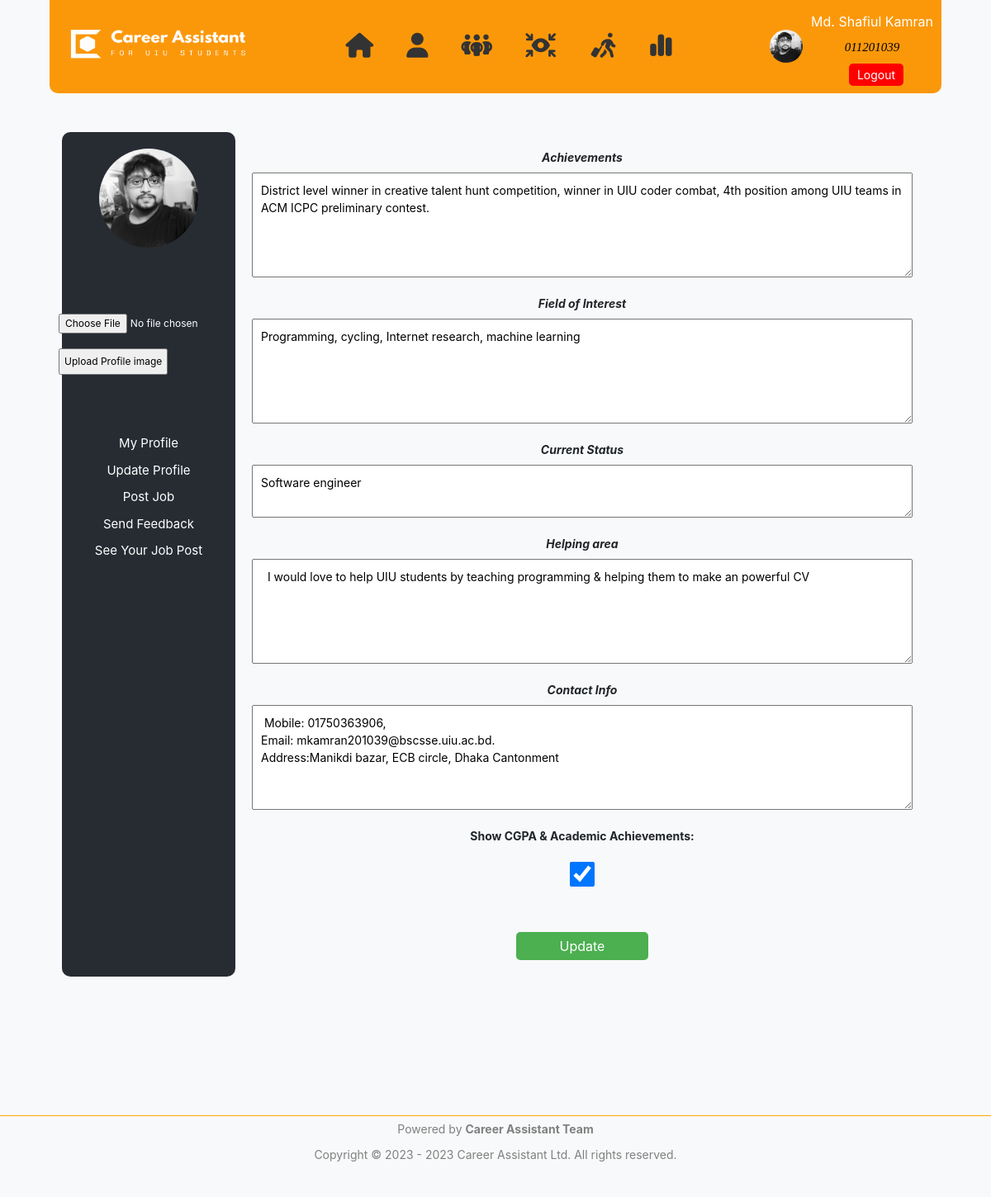
Page /dark_mode/update_profile.php (signed in) on the committed database.
### tables this page shows
CREATE TABLE `student` (
  `id` int(11) NOT NULL,
  `name` varchar(40) NOT NULL,
  `email` varchar(40) NOT NULL,
  `password` varchar(100) NOT NULL,
  `image` varchar(300) NOT NULL,
  `cgpa` double NOT NULL,
  `achievements` varchar(300) NOT NULL,
  `interest` varchar(300) NOT NULL,
  `current_status` varchar(100) NOT NULL,
  `helping_area` varchar(200) NOT NULL,
  `contact_info` varchar(200) NOT NULL,
  `student_id` varchar(9) NOT NULL,
  `batch` int(11) NOT NULL,
  `show_cgpa` int(11) NOT NULL
);

### dark_mode/update_profile.php (the view, shortened to what this page needs)
<!DOCTYPE html>
<html>
<link rel="stylesheet" href="https://cdn.jsdelivr.net/npm/bootstrap@4.3.1/dist/css/bootstrap.min.css">
<link rel="stylesheet" href="css/profile_page.css">
<link rel="stylesheet" href="css/header.css">
<head>
</head>
<body>
	<header class="header">
		<div class="logo"><img src="images/CAS_logo.png" height="80px" width="250px"></div>
		<div class="menu">
			<abbr title="Home"><a href="home.php"><i class="fas fa-home" style="font-size: 30px;"></i> </a></abbr>
			<abbr title="profile"><a href="profile.php"><i class="fas fa-user" style="font-size: 30px;"></i> </a></abbr>
			<abbr title="alumni"><a href="alumni.php"><i class="fa-solid fa-people-group" style="font-size: 30px;"></i> </a></abbr>
			<abbr title="Eligibility Check"><a href="eligibility.php"><i class="fa-solid fa-arrows-to-eye" style="font-size: 30px;"></i> </a></abbr>
			<abbr title="Job"><a href="job.php"><i class="fa-solid fa-person-walking-luggage" style="font-size: 30px;"></i> </a></abbr>
			<abbr title="Summary"><a href="summary.php"><i class="fa-sharp fa-solid fa-chart-simple" style="font-size: 30px;"></i> </a></abbr>
		</div>
		<div class="profile">
			<?php
				include ('includes/connect.php');
				$image="";
				$id=$_SESSION['id'];
						$sql = "SELECT * FROM student where student_id=$id";
						$result = mysqli_query($conn, $sql);
						while ($row = mysqli_fetch_assoc($result)) {
						$image= $row["image"];
						}
			?>
		    <img src="images/<?php echo $_SESSION['id']; ?>.png"   onerror="this.onerror=null; this.src='<?php echo $image;?>';"      alt="Profile Image">
			<div style="text-align:center;font-size:15px">
				<p>
					<?php
                      echo '<span style="font-size:16px;">'.$_SESSION['name'].'</span>';
					  echo "<br>";
					  $id=$_SESSION['id'];
					  echo '<i style="color:black;font-size:15px;font-family:calibri ;">'.
					        $id.' </i> ';
                   ?>
				</p>
				<a href="../controller/destroy.php" class="logout-btn">Logout</a>
			</div>
		</div>
	</header>
	<div class="container" >
	<div class="container_p">
		<div class="left-box" style="height:auto">
			<div class="profile-img">
			</div>
					   <form action="image_upload.php" method="POST" enctype="multipart/form-data" style="font-size:12px;padding-left:40px">
						    <input type="file" name="image" required style="padding-left:0%"><br><br>
							<input type="submit" style="padding:5px" value="Upload Profile image"><br><br><br><br><br>
						</form>
			<div class="links">
			    <a href="profile.php">My Profile</a>
				<a href="update_profile.php">Update Profile</a>
				<a href="job_post.php">Post Job </a>
				<a href="send_feedback.php">Send Feedback</a>
				<a href="your_job.php">See Your Job Post</a>
			</div>
		</div>
		<div class="right-box" style="font-size:14px;margin:0 auto">
						<?php
						include ('includes/connect.php');
				         $id=$_SESSION['id'];
						$sql = "SELECT * FROM student where student_id=$id";
						$result = mysqli_query($conn, $sql);
						while ($row = mysqli_fetch_assoc($result)) {
						  ?>
                            <form method="POST" action="../controller/profile_info_save.php?updateid=<?php echo $id ?>">
                            <div class="form-group" >
                              <label for="exampleInputEmail1"><i><b>Achievements</b></i></label><br>
                              <textarea id="m_feedback" style="padding: 10px;width:100%" rows="5" cols="90"  name='achievements' ><?php echo $row["achievements"]  ?></textarea><br>
                            </div>
                            <div class="form-group">
                              <label for="exampleInputEmail1"><i><b>Field of Interest</b></i></label><br>
                              <textarea padding="5px" style="padding: 10px;width:100%" id="m_feedback"  rows="5" cols="90"  name='interest' ><?php echo $row["interest"]  ?></textarea><br>
                            </div>
                            <div class="form-group">
                              <label for="exampleInputEmail1"><i><b>Current Status</b></i></label><br>
                              <textarea padding='5px' style="padding: 10px;width:100%" id="m_feedback" name="current_status" rows="2" cols="90"  name='current_status' ><?php echo $row["current_status"]  ?></textarea><br>
                            </div>
                            <div class="form-group">
                              <label for="exampleInputEmail1"><i><b>Helping area</b></i></label><br>
                              <textarea padding="5px" style="padding: 10px;width:100%" id="m_feedback" rows="5" cols="90"  name='helping_area' > <?php echo $row["helping_area"]  ?></textarea><br>
                            </div>
                            <div class="form-group">
                              <label for="exampleInputEmail1"><i><b>Contact Info</b></i></label><br>
                              <textarea padding="5px" style="padding: 10px;width:100%" id="m_feedback" rows="5" cols="90"  name='contact_info' > <?php echo $row["contact_info"]  ?></textarea><br>
                            </div>
                            <label>
							    <?php
								if($row["cgpa"]!=0)
								{
									echo '<b>Show CGPA & Academic Achievements: </b><br><br>';
									if($row["show_cgpa"]==1)
									echo '<input type="checkbox" name="toggleValue" value="1" checked style="width:30px;height:30px">';
									else
									echo '<input type="checkbox" name="toggleValue" value="1" style="width:30px;height:30px">';
								}
                                ?>
                            </label>
                            <br><br><br>
                            <button type="submit"  name="submit" style="width:20%" onclick="showMessage()">Update</button>
                          </form>
						<?php
						}
					?>
		</div>
	</div>
	</div>
    <br><br><br>
	<footer style="border-top: 1px solid orange; border-right: none; border-bottom: none; border-left: none;text-align: center;color:gray;font-size:12px;">
    <p style="margin: 0; padding: 5px;font-size:14px">Powered by <b>Career Assistant Team</b></p>
    <p style="margin: 0; padding: 5px;font-size:14px">Copyright © 2023 - 2023 Career Assistant Ltd. All rights reserved.</p>
	<br><br>
    </footer>
	</html>

### dark_mode/css/profile_page.css (style rules this page uses)
* { box-sizing: border-box; margin: 0; padding: 0; }
.container_p { display: flex; flex-direction: row; height: auto; margin-top: 0px; background-color: #f8f9fa; }
.left-box { width: 20%; background-color: #272c33; display: flex; flex-direction: column; align-items: center; padding: 20px; color: white; border-radius: 10px; height: 500px; }
.links { display: flex; flex-direction: column; align-items: center; justify-content: center; font-size: 15px; text-align: center; }
.links a { color: white; text-decoration: none; margin-bottom: 10px; transition: color 0.3s ease-in-out; }
.right-box { width: 80%; background-color: #f8f9fa; padding: 20px; display: flex; flex-direction: column; text-align: center; height: auto; }
p { font-size: 20px; margin-bottom: 10px; text-align: center; }

### dark_mode/css/header.css (style rules this page uses)
.header { position: fixed; top: 0; left: 5%; width: 90%; margin: auto; background-color: #fb980a; color: #fff; padding: 10px; display: flex; align-items: center; justify-content: space-between; z-index: 999; border-bottom-left-radius: 10px; border-bottom-right-radius: 10px; }
.logo { font-size: 24px; font-weight: bold; text-transform: uppercase; letter-spacing: 2px; }
.menu { display: flex; align-items: center; }
.menu a { color: #333; margin: 0 10px; text-decoration: none; font-weight: bold; transition: all 0.3s ease-in-out; position: relative; letter-spacing: 20px; text-align: center; }
.menu a::before { content: ""; position: absolute; bottom: -5px; left: 0; height: 2px; width: 100%; background-color: #333; transform: scaleX(0); transform-origin: left; transition: all 0.3s ease-in-out; color:#333; }
.profile { display: flex; align-items: center; }
.profile img { width: 40px; height: 40px; border-radius: 50%; margin-right: 10px; }
.logout-btn { background-color: red; color: #fff; padding: 5px 10px; border-radius: 5px; text-decoration: none; margin-left: 10px; font-size: 14px; }
.container { width: 90%; margin: 100px auto; font-size: 20px; line-height: 1.5; background-color: #f8f9fa; }

### dark_mode/update_profile.php (style rules this page uses)
.container { padding-top:60px; }

### rows in the picture
student: achievements "District level winner in creative talent hunt competition, winner in UIU coder combat, 4th position among UIU teams in ACM ICPC preliminary contest.", interest "Programming, cycling, Internet research, machine learning", current_status "Software engineer", helping_area "I would love to help UIU students by teaching programming & helping them to make an powerful CV", contact_info "Mobile: 01750363906, Email: mkamran201039@bscsse.uiu.ac.bd. Address:Manikdi bazar, ECB circle, Dhaka Cantonment"

### other values in the picture
$_SESSION['name'] "Md. Shafiul Kamran"
$id "011201039"
